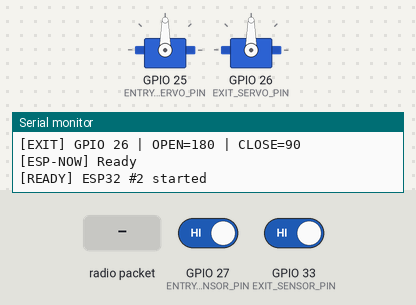
A sketch run on a simulated ESP32. Parts: 2 × servo, the last lines printed to the serial monitor. The test bench sets the inputs (shaded band); at power-on: GPIO 27 (ENTRY_SENSOR_PIN) HIGH, GPIO 33 (EXIT_SENSOR_PIN) HIGH.

Above: at 2.1 s.
2.2 s: GPIO 27 (ENTRY_SENSOR_PIN) driven LOW
At 2.6 s:
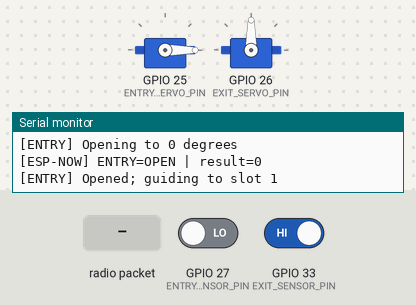
3.7 s: GPIO 33 (EXIT_SENSOR_PIN) driven LOW
At 4.8 s:
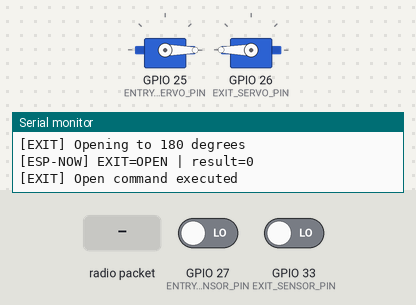
5.2 s: radio packet "CLOSE_ENTRY" arrives
At 6.0 s:
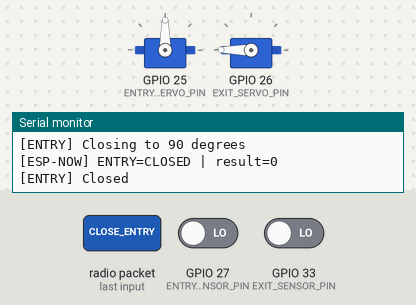
Timing chart, 0 to 15.2 s (numbered marks = the images above; inputs shaded):
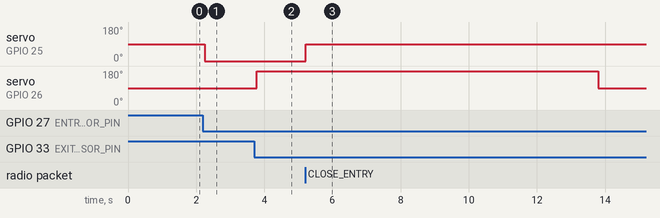

Measured:
- after the input at 2.2 s, servo on GPIO 25 (ENTRY_SERVO_PIN): 90° → 0° after 0.05 s
- after the input at 3.7 s, servo on GPIO 26 (EXIT_SERVO_PIN): 90° → 180° after 0.08 s
- after the input at 5.2 s, servo on GPIO 25 (ENTRY_SERVO_PIN): 0° → 90° after 0.01 s instead of 7.1 s

The sketch:

ESP32_2_Gate_Controller.ino
```cpp
// =====================================================
// ESP32 #2 - SMART CAR PARK CONTROLLER
// Separate entrance and exit servo angles
// ESP32 #1 <-> ESP32 #2 via ESP-NOW
// ESP32 #2 <-> UNO #1 and UNO #2 via UART
// =====================================================

#include <WiFi.h>
#include <esp_wifi.h>
#include <esp_now.h>
#include <ESP32Servo.h>
#include <string.h>

// =====================================================
// CONFIGURATION
// =====================================================

#define WIFI_CHANNEL 6

// Servo signal pins
#define ENTRY_SERVO_PIN 25
#define EXIT_SERVO_PIN  26

// Obstacle sensor pins
#define ENTRY_SENSOR_PIN 27
#define EXIT_SENSOR_PIN  33

// UART pins
#define LIGHT_RX 16
#define LIGHT_TX 17

#define SENSOR_RX 19
#define SENSOR_TX 18

// =====================================================
// SEPARATE SERVO ANGLES - EDIT THESE VALUES
// =====================================================

// ENTRANCE GATE
#define ENTRY_OPEN_ANGLE  0
#define ENTRY_CLOSE_ANGLE 90

// EXIT GATE
#define EXIT_OPEN_ANGLE   180
#define EXIT_CLOSE_ANGLE  90

// =====================================================

#define GATE_TIME 10000UL
#define EXIT_DEBOUNCE_MS 50

// LOW means obstacle detected.
// Change to HIGH if your sensor has opposite polarity.
#define ENTRY_SENSOR_ACTIVE LOW
#define EXIT_SENSOR_ACTIVE LOW

// =====================================================
// HARDWARE OBJECTS
// =====================================================

HardwareSerial LightSerial(1);
HardwareSerial SensorSerial(2);

Servo entryServo;
Servo exitServo;

uint8_t broadcastAddress[] = {
  0xFF, 0xFF, 0xFF, 0xFF, 0xFF, 0xFF
};

// =====================================================
// SHARED STATE
// =====================================================

volatile bool entryInterruptFlag = false;

TaskHandle_t gateTaskHandle = nullptr;
QueueHandle_t commandQueue = nullptr;

portMUX_TYPE slotMux = portMUX_INITIALIZER_UNLOCKED;

bool occupied[4] = {false, false, false, false};

volatile bool autoMode = true;
volatile bool entryIsOpen = false;
volatile bool exitIsOpen = false;

unsigned long entryOpenedAt = 0;
unsigned long exitOpenedAt = 0;
unsigned long lastSlotReport = 0;

bool exitObstaclePreviouslyDetected = false;
bool exitSensorArmed = true;
unsigned long exitDetectionStartedAt = 0;

struct CommandMessage {
  char text[48];
};

// =====================================================
// ENTRY SENSOR INTERRUPT
// =====================================================

void IRAM_ATTR entryISR() {
  BaseType_t higherPriorityTaskWoken = pdFALSE;

  entryInterruptFlag = true;

  if (gateTaskHandle != nullptr) {
    vTaskNotifyGiveFromISR(
      gateTaskHandle,
      &higherPriorityTaskWoken
    );
  }

  if (higherPriorityTaskWoken) {
    portYIELD_FROM_ISR();
  }
}

// =====================================================
// SEND STATUS TO ESP32 #1
// =====================================================

void sendToMaster(const char* text) {
  esp_err_t result = esp_now_send(
    broadcastAddress,
    reinterpret_cast<const uint8_t*>(text),
    strlen(text)
  );

  Serial.printf(
    "[ESP-NOW] %s | result=%d\n",
    text,
    result
  );
}

// =====================================================
// PARKING SLOT STATUS
// =====================================================

void reportSlots() {
  for (int i = 0; i < 4; i++) {
    bool isOccupied;

    portENTER_CRITICAL(&slotMux);
    isOccupied = occupied[i];
    portEXIT_CRITICAL(&slotMux);

    char msg[24];

    snprintf(
      msg,
      sizeof(msg),
      "SLOT%d=%s",
      i + 1,
      isOccupied ? "FULL" : "FREE"
    );

    sendToMaster(msg);
  }
}

int firstFreeSlot() {
  int found = -1;

  portENTER_CRITICAL(&slotMux);

  for (int i = 0; i < 4; i++) {
    if (!occupied[i]) {
      found = i + 1;
      break;
    }
  }

  portEXIT_CRITICAL(&slotMux);

  return found;
}

// =====================================================
// ENTRANCE GATE
// =====================================================

void openEntryForSlot(int slot) {
  if (slot < 1 || slot > 4 || entryIsOpen) {
    return;
  }

  Serial.printf(
    "[ENTRY] Opening to %d degrees\n",
    ENTRY_OPEN_ANGLE
  );

  entryServo.write(ENTRY_OPEN_ANGLE);

  entryIsOpen = true;
  entryOpenedAt = millis();

  char command[16];
  snprintf(command, sizeof(command), "GUIDE=%d", slot);
  LightSerial.println(command);

  sendToMaster("ENTRY=OPEN");

  Serial.printf(
    "[ENTRY] Opened; guiding to slot %d\n",
    slot
  );
}

void closeEntry() {
  Serial.printf(
    "[ENTRY] Closing to %d degrees\n",
    ENTRY_CLOSE_ANGLE
  );

  entryServo.write(ENTRY_CLOSE_ANGLE);

  entryIsOpen = false;

  // UNO #1 should apply its own LDR/night-light logic.
  LightSerial.println("ALL_OFF");

  sendToMaster("ENTRY=CLOSED");

  Serial.println("[ENTRY] Closed");
}

// =====================================================
// EXIT GATE
// =====================================================

void openExit() {
  Serial.printf(
    "[EXIT] Opening to %d degrees\n",
    EXIT_OPEN_ANGLE
  );

  // Always issue the servo command, even if the
  // software status may already indicate OPEN.
  exitServo.write(EXIT_OPEN_ANGLE);

  exitIsOpen = true;
  exitOpenedAt = millis();

  sendToMaster("EXIT=OPEN");

  Serial.println("[EXIT] Open command executed");
}

void closeExit() {
  Serial.printf(
    "[EXIT] Closing to %d degrees\n",
    EXIT_CLOSE_ANGLE
  );

  exitServo.write(EXIT_CLOSE_ANGLE);

  exitIsOpen = false;

  sendToMaster("EXIT=CLOSED");

  Serial.println("[EXIT] Close command executed");
}

// =====================================================
// EXIT OBSTACLE SENSOR
// =====================================================

bool isExitObstacleDetected() {
  return digitalRead(EXIT_SENSOR_PIN) ==
         EXIT_SENSOR_ACTIVE;
}

// =====================================================
// PROCESS DASHBOARD COMMANDS
// =====================================================

void processCommand(const char* text) {
  Serial.printf("[COMMAND] Received: %s\n", text);

  if (!strcmp(text, "AUTO")) {
    autoMode = true;
    sendToMaster("MODE=AUTO");
    Serial.println("[MODE] Automatic");
  }
  else if (!strcmp(text, "MANUAL")) {
    autoMode = false;
    sendToMaster("MODE=MANUAL");
    Serial.println("[MODE] Manual");
  }

  // ---------------- ENTRANCE GATE ----------------

  else if (!strcmp(text, "OPEN_ENTRY")) {
    if (!entryIsOpen) {
      int slot = firstFreeSlot();

      if (slot > 0) {
        openEntryForSlot(slot);
      } else {
        // Manual opening is allowed even if all slots
        // are full; the operator explicitly requested it.
        Serial.println(
          "[ENTRY] No free slots; manual open requested"
        );

        Serial.printf(
          "[ENTRY] Opening to %d degrees\n",
          ENTRY_OPEN_ANGLE
        );

        entryServo.write(ENTRY_OPEN_ANGLE);
        entryIsOpen = true;
        entryOpenedAt = millis();

        sendToMaster("ENTRY=OPEN");
      }
    } else {
      // Reissue the target angle for manual testing.
      entryServo.write(ENTRY_OPEN_ANGLE);
    }
  }
  else if (!strcmp(text, "CLOSE_ENTRY")) {
    closeEntry();
  }

  // ---------------- EXIT GATE ----------------

  else if (!strcmp(text, "OPEN_EXIT")) {
    openExit();
  }
  else if (!strcmp(text, "CLOSE_EXIT")) {
    closeExit();
  }

  // ---------------- LIGHT CONTROLS ----------------

  else if (!strcmp(text, "LIGHTS_ON")) {
    LightSerial.println("ALL_ON");
    Serial.println("[LIGHTS] ALL_ON sent to UNO #1");
  }
  else if (!strcmp(text, "LIGHTS_OFF")) {
    LightSerial.println("ALL_OFF");
    Serial.println("[LIGHTS] ALL_OFF sent to UNO #1");
  }
  else if (!strcmp(text, "GUIDE_1")) {
    LightSerial.println("GUIDE=1");
    Serial.println("[LIGHTS] GUIDE=1 sent to UNO #1");
  }
  else if (!strcmp(text, "GUIDE_2")) {
    LightSerial.println("GUIDE=2");
    Serial.println("[LIGHTS] GUIDE=2 sent to UNO #1");
  }
  else if (!strcmp(text, "GUIDE_3")) {
    LightSerial.println("GUIDE=3");
    Serial.println("[LIGHTS] GUIDE=3 sent to UNO #1");
  }
  else if (!strcmp(text, "GUIDE_4")) {
    LightSerial.println("GUIDE=4");
    Serial.println("[LIGHTS] GUIDE=4 sent to UNO #1");
  }
  else {
    Serial.println("[COMMAND] Unknown command");
  }
}

// =====================================================
// ESP-NOW RECEIVE CALLBACK
// =====================================================

void onDataReceive(
  const esp_now_recv_info_t* info,
  const uint8_t* data,
  int len
) {
  if (
    len <= 0 ||
    len >= (int)sizeof(CommandMessage) ||
    commandQueue == nullptr
  ) {
    return;
  }

  CommandMessage msg = {};

  memcpy(msg.text, data, len);
  msg.text[len] = '\0';

  if (xQueueSend(commandQueue, &msg, 0) != pdTRUE) {
    Serial.println("[WARNING] Command queue full");
  }
}

// =====================================================
// TASK 1: ENTRANCE GATE
// =====================================================

void gateControlTask(void* parameter) {
  for (;;) {
    ulTaskNotifyTake(pdTRUE, pdMS_TO_TICKS(25));

    bool triggered;

    noInterrupts();
    triggered = entryInterruptFlag;
    entryInterruptFlag = false;
    interrupts();

    if (triggered && autoMode && !entryIsOpen) {
      vTaskDelay(pdMS_TO_TICKS(50));

      if (
        digitalRead(ENTRY_SENSOR_PIN) ==
        ENTRY_SENSOR_ACTIVE
      ) {
        int slot = firstFreeSlot();

        if (slot > 0) {
          openEntryForSlot(slot);
        } else {
          Serial.println("[ENTRY] Parking full");
          sendToMaster("PARKING=FULL");
        }
      }
    }

    if (
      entryIsOpen &&
      millis() - entryOpenedAt >= GATE_TIME
    ) {
      closeEntry();
    }

    vTaskDelay(pdMS_TO_TICKS(5));
  }
}

// =====================================================
// TASK 2: RECEIVE SLOT STATUS FROM UNO #2
// =====================================================

void sensorCommunicationTask(void* parameter) {
  char line[64];
  size_t pos = 0;

  for (;;) {
    while (SensorSerial.available()) {
      char c = (char)SensorSerial.read();

      if (c == '\r') {
        continue;
      }

      if (c == '\n') {
        line[pos] = '\0';

        int slot = 0;
        char state[20] = {};

        if (
          sscanf(line, "SLOT=%d,%19s", &slot, state) == 2 &&
          slot >= 1 &&
          slot <= 4
        ) {
          bool value = !strcmp(state, "OCCUPIED");

          portENTER_CRITICAL(&slotMux);
          occupied[slot - 1] = value;
          portEXIT_CRITICAL(&slotMux);

          char msg[24];

          snprintf(
            msg,
            sizeof(msg),
            "SLOT%d=%s",
            slot,
            value ? "FULL" : "FREE"
          );

          sendToMaster(msg);

          Serial.printf("[UNO #2] %s\n", line);
        }

        pos = 0;
      }
      else if (pos < sizeof(line) - 1) {
        line[pos++] = c;
      }
    }

    vTaskDelay(pdMS_TO_TICKS(5));
  }
}

// =====================================================
// TASK 3: PROCESS MASTER COMMANDS
// =====================================================

void commandTask(void* parameter) {
  CommandMessage msg;

  for (;;) {
    if (
      xQueueReceive(
        commandQueue,
        &msg,
        portMAX_DELAY
      ) == pdTRUE
    ) {
      processCommand(msg.text);
    }
  }
}

// =====================================================
// TASK 4: EXIT SENSOR AND AUTOMATIC CLOSE
// =====================================================

void exitGateTask(void* parameter) {
  for (;;) {
    bool detected = isExitObstacleDetected();

    if (detected) {
      if (!exitObstaclePreviouslyDetected) {
        exitDetectionStartedAt = millis();
        exitObstaclePreviouslyDetected = true;
      }

      if (
        autoMode &&
        exitSensorArmed &&
        !exitIsOpen &&
        millis() - exitDetectionStartedAt >= EXIT_DEBOUNCE_MS
      ) {
        Serial.println("[EXIT SENSOR] Obstacle detected");

        openExit();
        exitSensorArmed = false;
      }
    }
    else {
      exitObstaclePreviouslyDetected = false;
      exitSensorArmed = true;
    }

    if (
      exitIsOpen &&
      millis() - exitOpenedAt >= GATE_TIME
    ) {
      closeExit();
    }

    vTaskDelay(pdMS_TO_TICKS(20));
  }
}

// =====================================================
// SETUP
// =====================================================

void setup() {
  Serial.begin(115200);
  delay(700);

  Serial.println();
  Serial.println("==================================");
  Serial.println("ESP32 #2 - SMART CAR PARK");
  Serial.println("SEPARATE SERVO ANGLES ENABLED");
  Serial.println("==================================");

  WiFi.mode(WIFI_STA);
  delay(200);

  Serial.print("ESP32 #2 MAC: ");
  Serial.println(WiFi.macAddress());

  esp_err_t channelResult = esp_wifi_set_channel(
    WIFI_CHANNEL,
    WIFI_SECOND_CHAN_NONE
  );

  Serial.printf(
    "WiFi channel setup result: %d\n",
    channelResult
  );

  // UART to UNO #1 and UNO #2
  LightSerial.begin(
    9600,
    SERIAL_8N1,
    LIGHT_RX,
    LIGHT_TX
  );

  SensorSerial.begin(
    9600,
    SERIAL_8N1,
    SENSOR_RX,
    SENSOR_TX
  );

  // Initialize servos
  entryServo.setPeriodHertz(50);
  exitServo.setPeriodHertz(50);

  entryServo.attach(ENTRY_SERVO_PIN, 500, 2400);
  exitServo.attach(EXIT_SERVO_PIN, 500, 2400);

  // Start both gates at their separate closed angles
  entryServo.write(ENTRY_CLOSE_ANGLE);
  exitServo.write(EXIT_CLOSE_ANGLE);

  Serial.printf(
    "[ENTRY] GPIO %d | OPEN=%d | CLOSE=%d\n",
    ENTRY_SERVO_PIN,
    ENTRY_OPEN_ANGLE,
    ENTRY_CLOSE_ANGLE
  );

  Serial.printf(
    "[EXIT] GPIO %d | OPEN=%d | CLOSE=%d\n",
    EXIT_SERVO_PIN,
    EXIT_OPEN_ANGLE,
    EXIT_CLOSE_ANGLE
  );

  // Sensors
  pinMode(ENTRY_SENSOR_PIN, INPUT_PULLUP);
  pinMode(EXIT_SENSOR_PIN, INPUT_PULLUP);

  attachInterrupt(
    digitalPinToInterrupt(ENTRY_SENSOR_PIN),
    entryISR,
    FALLING
  );

  // Create queue before registering ESP-NOW callback
  commandQueue = xQueueCreate(8, sizeof(CommandMessage));

  if (commandQueue == nullptr) {
    Serial.println("[ERROR] Command queue creation failed");

    while (true) {
      delay(1000);
    }
  }

  // ESP-NOW
  if (esp_now_init() != ESP_OK) {
    Serial.println("[ERROR] ESP-NOW initialization failed");
  } else {
    esp_now_register_recv_cb(onDataReceive);

    esp_now_peer_info_t peer = {};
    memcpy(peer.peer_addr, broadcastAddress, 6);

    peer.channel = WIFI_CHANNEL;
    peer.encrypt = false;
    peer.ifidx = WIFI_IF_STA;

    esp_err_t peerResult = esp_now_add_peer(&peer);

    if (
      peerResult != ESP_OK &&
      peerResult != ESP_ERR_ESPNOW_EXIST
    ) {
      Serial.printf(
        "[ERROR] Broadcast peer failed: %d\n",
        peerResult
      );
    } else {
      Serial.println("[ESP-NOW] Ready");
    }
  }

  // FreeRTOS tasks
  xTaskCreatePinnedToCore(
    gateControlTask,
    "GateControl",
    4096,
    nullptr,
    5,
    &gateTaskHandle,
    1
  );

  xTaskCreatePinnedToCore(
    sensorCommunicationTask,
    "SlotUART",
    4096,
    nullptr,
    4,
    nullptr,
    1
  );

  xTaskCreatePinnedToCore(
    exitGateTask,
    "ExitGate",
    4096,
    nullptr,
    3,
    nullptr,
    1
  );

  xTaskCreatePinnedToCore(
    commandTask,
    "Commands",
    4096,
    nullptr,
    2,
    nullptr,
    1
  );

  Serial.println("[READY] ESP32 #2 started");
}

// =====================================================
// LOOP
// =====================================================

void loop() {
  if (millis() - lastSlotReport >= 3000) {
    lastSlotReport = millis();
    reportSlots();
  }

  vTaskDelay(pdMS_TO_TICKS(100));
}
```
